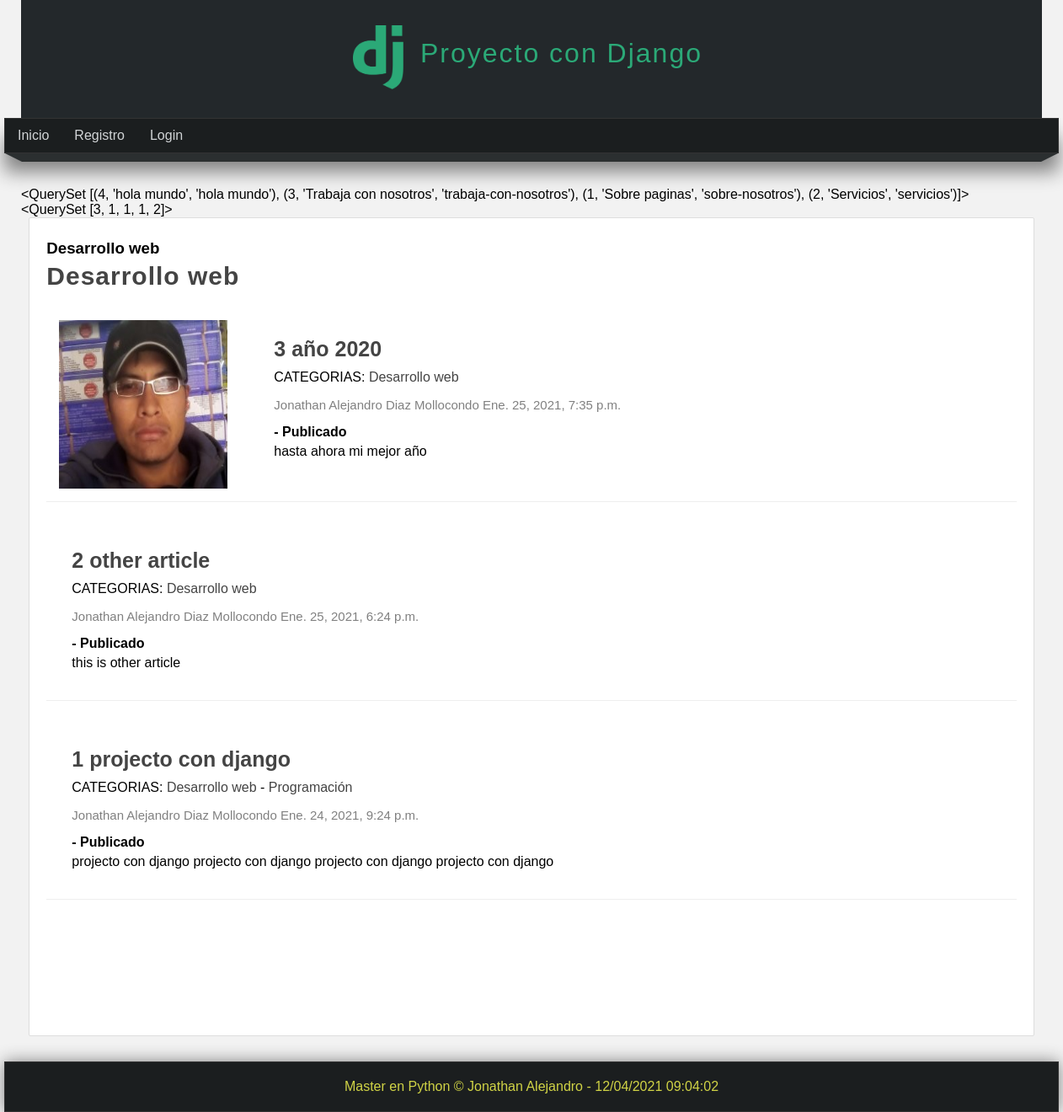
The page /categoria/1 on the database its author committed.
### blog/models.py (models this page shows, shortened)
class Category(models.Model) :
    name = models.CharField(max_length = 100, verbose_name = 'Nombre')
    description = models.CharField(max_length = 255, verbose_name = 'Descripcion')
    created_at = models.DateTimeField(auto_now_add = True, verbose_name = "Creado el")
    class Meta :
        verbose_name = 'Categoría'
        verbose_name_plural = 'Categorías'
    def __str__(self) :
        return self.name # when I will print an object of this type, then will print self.name

class Article(models.Model) :
    title = models.CharField(max_length = 150, verbose_name = 'Titulo')
    content = RichTextField(verbose_name = 'contenido')
    image = models.ImageField(default = 'null', verbose_name = 'Imagen', upload_to = 'articles') # null because it is not necessary that it field has an image
    public = models.BooleanField(verbose_name = '¿Publicado?')
    user = models.ForeignKey(User, editable = False, verbose_name = 'Usuario', on_delete = models.CASCADE) # when I get user field, it will return a complete object of User, it means that there will nested object between Article object
    categories = models.ManyToManyField(Category, verbose_name = 'Categorias', null = True, blank = True, related_name = "the_inverse_relation")  # ManyToManyField : it means many articles can have many categories
    created_at = models.DateTimeField(auto_now_add = True, verbose_name = "Creado el")
    updated_at = models.DateTimeField(auto_now = True, verbose_name = "Editado el")
    class Meta :
        verbose_name = 'Artículo'
        verbose_name_plural = 'Artículos'
        ordering = ['-created_at'] # symbol -  : it allows to order in reverse way

### blog/views.py (the view)
# urls.py: path('categoria/<int:category_id>', views.category, name = 'category'),
def category(request, category_id) :
    category = get_object_or_404(Category, id = category_id)
    articles = Article.objects.filter(categories = category_id) #it is possible to pass other param as  category,  and it will work equally
    return render(request, 'categories/category.html', {
        'category': category,
    })

### blog/processor.py (called while the page is built)
def get_categories(request) :
    categories_in_use = Article.objects.filter(public = True).values_list('categories', flat = True)
    categories = Category.objects.filter(id__in = categories_in_use).values_list('id', 'name', )
    return {
        'categories': categories,
        'ids':categories_in_use
    }

### pages/context_processors.py (called while the page is built)
def get_pages(request) :
    pages = Page.objects.values_list('title', flat = True) # values_list() : it allows select one element that I want to display, in this case it method allow me get three values (id, title, slug)
    pages = Page.objects.filter(visible = True).order_by('order').values_list('id', 'title', 'slug')
    return {
        'pages': pages
    }

### blog/templates/categories/category.html (shortened to what this page needs)
{% extends 'layouts/_layout.html' %}
{% block content %}
    <h3>{{category}}</h3>
    <h1 class="title">{{category.name}}</h1>
    {% include 'articles/articles.html' with articles=category.the_inverse_relation.all %}
{% endblock %}

### mainapp/templates/layouts/_layout.html (shortened to what this page needs)
{% load static %}
<!DOCTYPE html>
<html lang="en">
<head>
    <link rel="stylesheet" href="{% static 'css/styles.css' %}">
</head>
<body>
    <header>
        <div id="logo">
            <img src="{% static 'images/logo.png' %}" alt="" />
            <h1>Proyecto con Django</h1>
        </div>
    </header>
    <nav>
        <ul>
            <li>
                <a href="{% url 'index_2' %}" >Inicio</a>
            </li>
            {% if user.email %}
                <li>
                    <a href="{% url 'list' %}" >Categorias</a>
                    <ul>
                        {% for category in categories %}
                            <li>
                                <a href="{% url 'category' category.0 %}" >{{category.1}}</a>
                            </li>
                        {% endfor %}
                    </ul>
                </li>
                {% for page in pages %}
                    <li>
                        <a href="{% url 'page' page.2 %}" >{{page.1}}</a>
                    </li>
                {% endfor %}
                <li>
                    <a href="{% url 'logout' %}" >Cerrar sesión</a>
                </li>
            {% else %}
                <li>
                    <a href="{% url 'register' %}" >Registro</a>
                </li>
                <li>
                    <a href="{% url 'login' %}" >Login</a>
                </li>
            {% endif %}
    </nav>
    <div class="bar">
        <span class="corner-left"></span>
        <span class="filling-bar"></span>
        <span class="corner-right"></span>
    </div>
    <div id="content">
        <p>{{pages}}</p>
        <p>{{ids}}</p>
        <div class="box">
            {% block content %}{% endblock %}
        </div>
    </div>
    <footer>
        Master en Python &copy; Jonathan Alejandro - {% now "d/m/Y h:m:s" %}
    </footer>
</body>
</html>

### blog/templates/articles/articles.html (shortened to what this page needs)
{% for article in articles %}
            <article class="article-item">
                {% if article.image != 'null' and article.image.url|length >= 1 %}
                    <div class="image">
                        <img src="{{ article.image.url }}" alt="">
                    </div>
                {% endif %}
                <dir class="data">
                    <h2>
                        <a href="{% url 'article' article.id %}">{{article.id}} {{article.title}}</a>
                    </h2>
                    <p>
                        CATEGORIAS:
                        {% for category in article.categories.all %}
                            <a href="{% url 'category' category.id %}">{{category.name}}</a>
                            {% if forloop.counter < article.categories.all|length %}
                                -
                            {% endif %}
                        {% endfor %}
                    </p>
                    <span class="date">
                        {{article.user.first_name}}
                        {{article.user.last_name}}
                        {{article.created_at}}
                    </span>
                    {% if article.public %}
                        <strong> - Publicado</strong>
                    {% else %}
                        <strong>Privado</strong>
                    {% endif %}
                    <p>
                        {{article.content|safe}}
                    </p>
                </dir>
            </article>
        {% endfor %}

### mainapp/static/css/styles.css (style rules this page uses)
* { margin: 0; padding: 0; font-family: sans-serif; text-decoration: none; }
body { background-color: #f2f2f2; }
.box p, .box h2, .box h3, .box ul { margin-top: 5px; margin-bottom: 5px; }
header { width: 1212px; height: 140px; background-color: #23282b; margin: 0 auto; }
#logo { width: 35%; height: 130px; margin: 0 auto; padding-top: 10px; }
#logo img { display: block; float: left; width: 60px; margin-top: 20px; }
#logo h1 { display: block; float: left; margin-top: 35px; margin-left: 20px; letter-spacing: 2px; font-weight: lighter; color: #2ba977; }
nav { width: 1250px; height: 40px; background-color: #1b1e1f; border: 1px solid #333333; margin: 0 auto; box-shadow: 0px 22px 22px gray; font-size: 15 px; }
nav > ul { list-style: none; text-decoration: none; }
nav > ul > li { line-height: 40px; float: left; }
nav > ul > li > a { display: block; padding-left: 15px; padding-right: 15px; color: #d1d4d6; }
.bar { width: 1250px; margin: 0 auto; }
.corner-left { display: block; border-left: 20px solid transparent; border-top: 10px solid #2b2f30; float: left; }
.corner-right { display: block; border-right: 20px solid transparent; border-top: 10px solid #2b2f30; float: right; }
.filling-bar { display: block; width: 1210px; height: 10px; background-color: #2b2f30; float: left; }
#content { width: 1212px; min-height: 930px; margin: 0 auto; margin-bottom: 30px; margin-top: 40px; }
.box { background-color: white; width: 95%; min-height: 930px; padding: 20px; border: 1px solid #ddd; margin: 0 auto; border-radius: 2px; }
.box a { color: #444; transition: 300ms; }
.box .image { width: 45%; float: left; margin-right: 40px; }
.box .image img { width: 100%; }
.title { color: #444; letter-spacing: 1px; font-size: 30px; margin-bottom: 10px; margin-top: 5px; }
.date { display: block; margin-top: 15px; margin-bottom: 15px; color: gray; }
.article-item { margin-bottom: 20px; margin-top: 20px; padding: 15px; border-bottom: 1px solid #eee; clear: both; }
.article-item h2 { display: block; font-size: 25px; color: #333; margin-bottom: 10px; }
.article-item span.date { display: block; font-size: 15px; color: gray; margin-bottom: 15px; }
.article-item .image { width: 200px; height: 200px; float: left; overflow: hidden; }
.article-item .image img { height: 200px; }
.article-item .data { padding-top: 0px; float: left; padding: 15px; }
footer { width: 1250px; margin: 0 auto; background-color: #1b1e1f; border: 1px solid #333; color: #d1d446; text-align: center; padding-top: 20px; padding-bottom: 20px; box-shadow: 0px 0px 20px gray; }

### rows shown on the page
Category: name "Desarrollo web"
Article: image (picture), id "3", title "año 2020", user.first_name "Jonathan Alejandro", user.last_name "Diaz Mollocondo", created_at "Ene. 25, 2021, 7:35 p.m.", public "- Publicado", content "hasta ahora mi mejor año"
Article: id "2", title "other article", user.first_name "Jonathan Alejandro", user.last_name "Diaz Mollocondo", created_at "Ene. 25, 2021, 6:24 p.m.", public "- Publicado", content "this is other article"
Article: id "1", title "projecto con django", user.first_name "Jonathan Alejandro", user.last_name "Diaz Mollocondo", created_at "Ene. 24, 2021, 9:24 p.m.", public "- Publicado", content "projecto con django projecto con django projecto con django projecto con django"
Category: name "Programación"

### other values the page prints
{{ pages }} "<QuerySet [(4, 'hola mundo', 'hola mundo'), (3, 'Trabaja con nosotros', 'trabaja-con-nosotros'), (1, 'Sobre paginas', 'sobre-nosotros'), (2, 'Servicios', 'servicios')]>"
{{ ids }} "<QuerySet [3, 1, 1, 1, 2]>"
